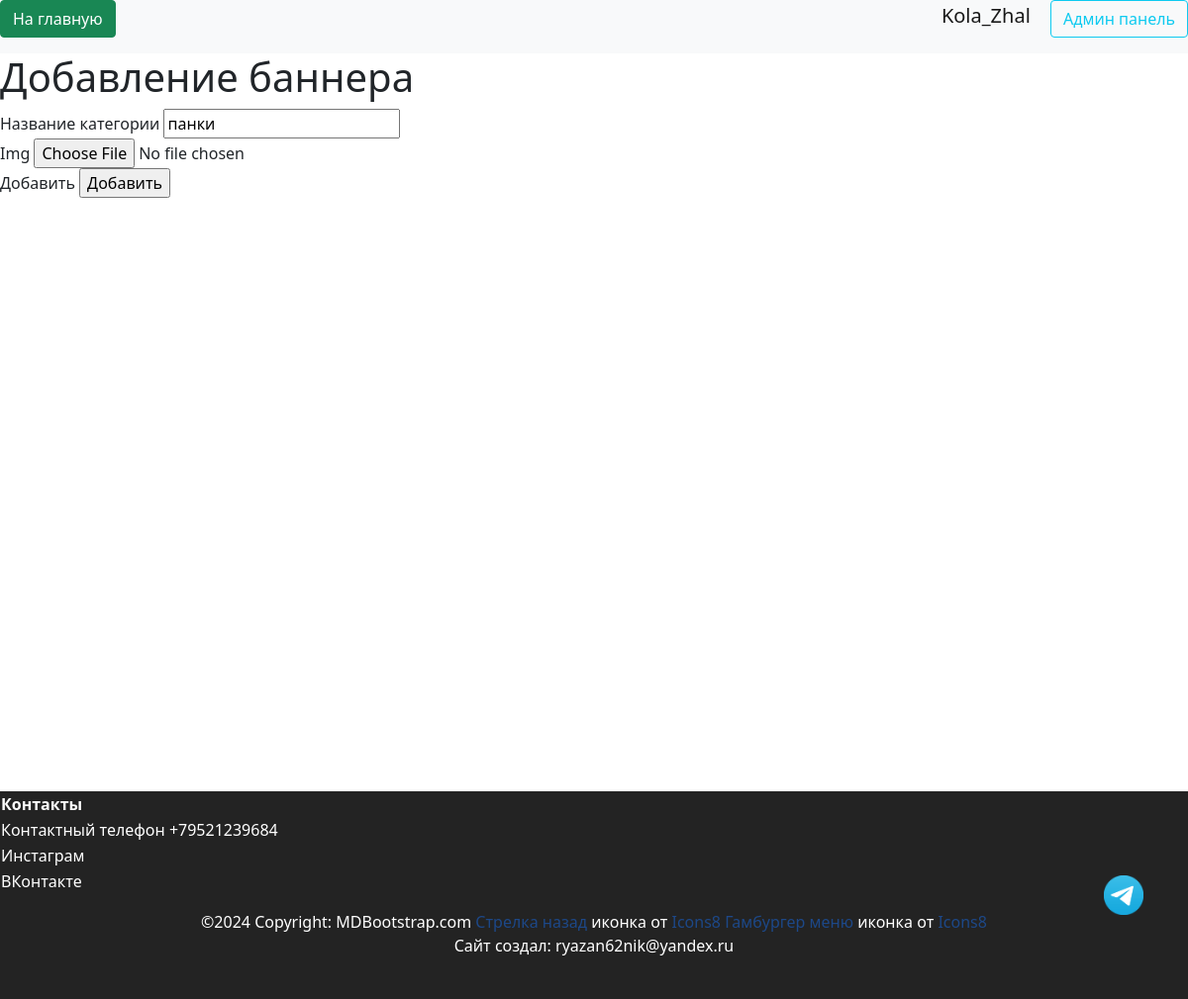
The app's page /admin/edit-category/1 (signed in), older data.
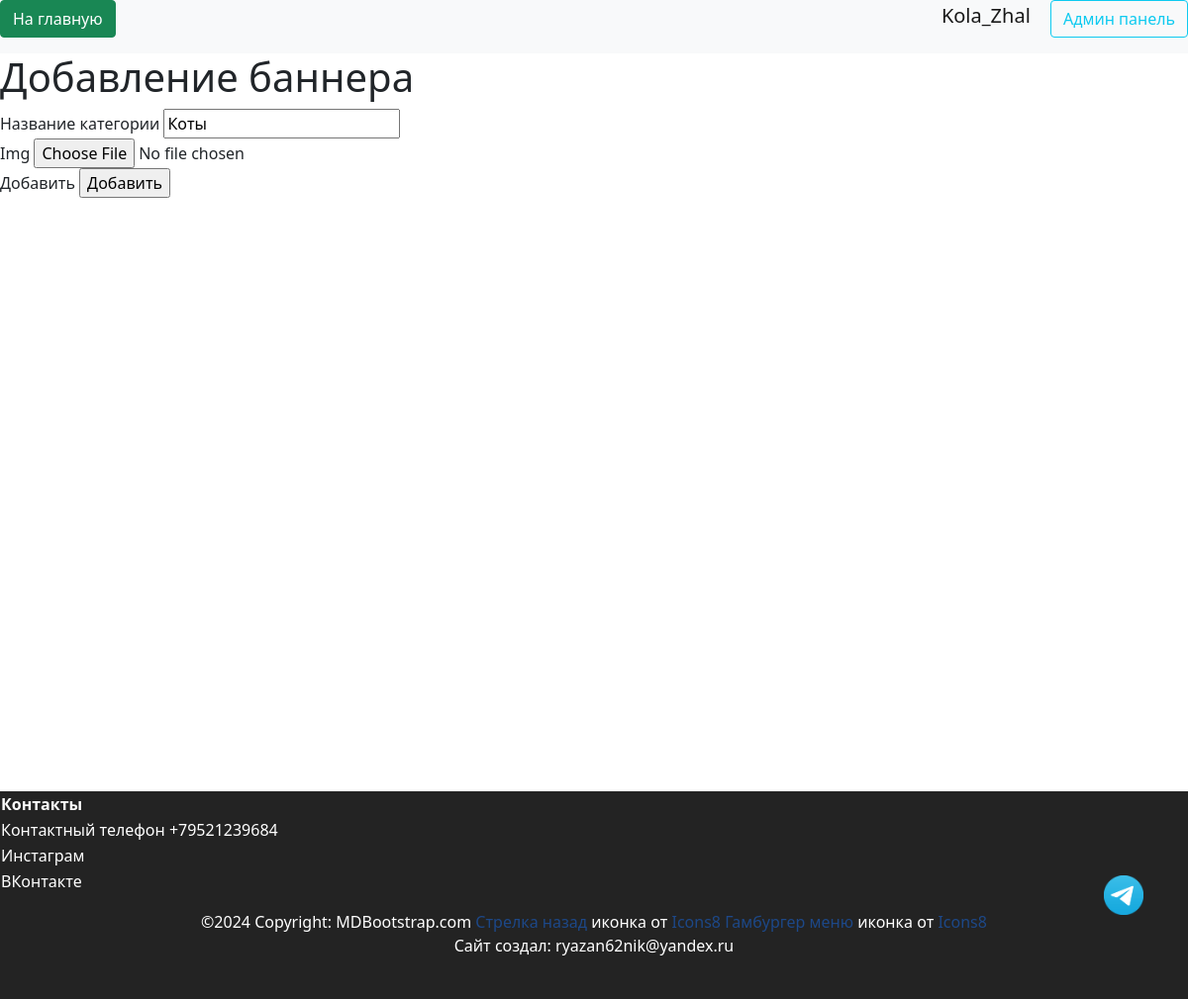
The same page, newer data.
### data/category.py (models this page shows, shortened)
class Category(SqlAlchemyBase):
    __tablename__ = 'category'
    id = sqlalchemy.Column(sqlalchemy.Integer, primary_key=True,
                           autoincrement=True)
    title = sqlalchemy.Column(sqlalchemy.String, nullable=True)
    img = sqlalchemy.Column(sqlalchemy.String, default='0_0_0_none.jpg')

### server.py (the view, shortened to what this page needs)
@app.route("/admin/edit-category/<int:category_id>", methods=["GET", "POST"])
@login_required
def edit_category(category_id):
    if not current_user.admin:
        return render_template("pages/no_rights.html")
    mypath = "./static/img/categories"
    onlyfiles = [f for f in listdir(mypath) if isfile(join(mypath, f))]
    all_imgs = list(
        filter(
            lambda x: (x.endswith(".jpg") or x.endswith(".png"))
            and x.split("_")[0] == str(category_id),
            onlyfiles,
        )
    )
    with db_session.create_session() as db_sess:
        products = db_sess.query(Products).all()
        products_data = []
        for product in products:
            products_data.append(
                (product.id, product.product_group.title + " " + product.color)
            )
        category = db_sess.query(Category).filter(Category.id == category_id).first()
        if not category:
            return "Такогой категории нет"
        form = CategoryForm()
        if request.method == "GET":
            if category:
                form.title.data = category.title
            else:
                abort(404)
        return render_template(
            "pages/admin_edit_category.html",
            title="Редактирование Категории",
            form=form,
        )

### forms/types.py
class CategoryForm(FlaskForm):
    title = StringField('Название категории', validators=[DataRequired()])
    img = FileField()
    submit = SubmitField('Добавить')

### data/db_session.py (called while the page is built)
def create_session() -> Session:
    global __factory
    return __factory()

### server.py (called while the page is built)
@login_manager.user_loader
def load_user(user_id):
    db_sess = db_session.create_session()
    return db_sess.query(User).filter(User.id == user_id).first()

### templates/pages/admin_edit_category.html (shortened to what this page needs)
{% extends "base.html" %}
{% block content %}
<h1>Добавление баннера</h1>
<form action="" method="post" enctype="multipart/form-data">
    {% for field in form if field.name not in ['csrf_token'] %}
    <div>
        {{ field.label() }}
        {{ field()}}
    </div>
    {% endfor %}
</form>
{% endblock %}

Row changes from the older to the newer data that the page shows:
changed Category: title "панки" → "Коты"
